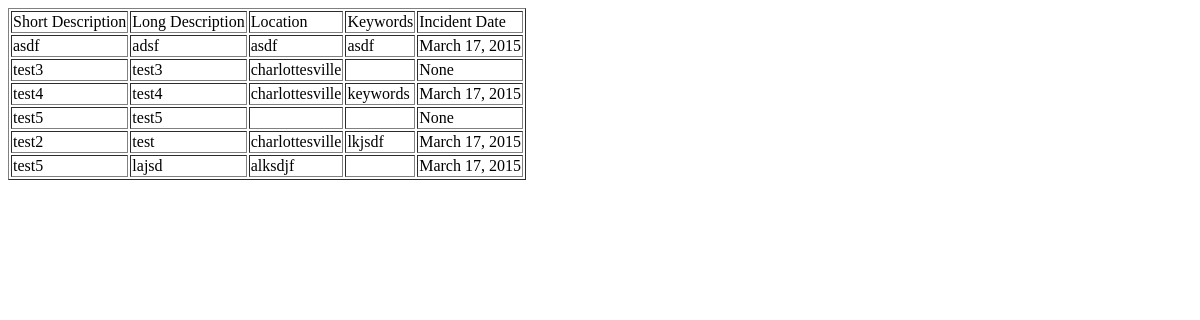
The app's page /SecureWitness/index, older data.
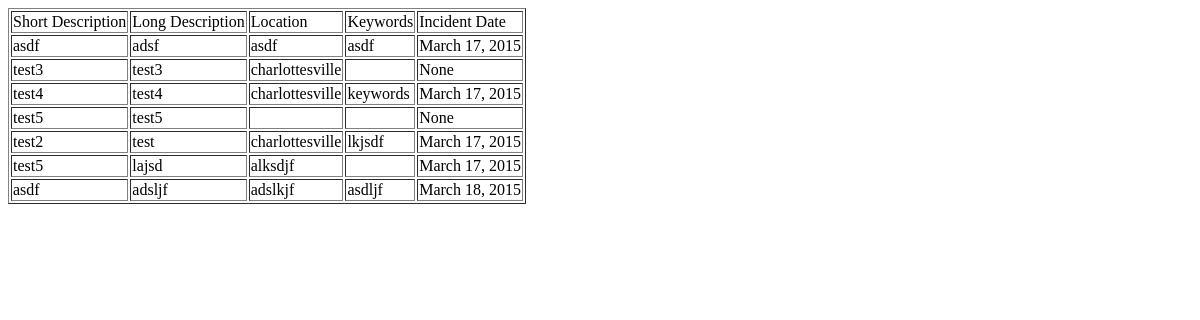
The same page, newer data.
### SecureWitness/models.py (models this page shows, shortened)
class report(models.Model):
    author = models.ForeignKey(user, default = 1)
    timestamp = models.DateTimeField(auto_now_add=True)
    shortdesc = models.CharField(max_length=50)
    longdesc = models.CharField(max_length=300)
    location = models.CharField(max_length=50, blank = True, null=True)
    incident_date = models.DateField(blank = True, null=True)
    keywords = models.CharField(max_length=50, blank = True, null=True)
    private = models.BooleanField(default=False)
    file = models.FileField(upload_to='C:/Users/The F/PycharmProjects/forms/uploaded files', null = True, blank = True)

### SecureWitness/views.py (the view)
def index(request):
    report_list = report.objects.order_by('timestamp')
    template = loader.get_template('SecureWitness/index.html')
    context = RequestContext(request, {
        'report_list': report_list,
    })
    return HttpResponse(template.render(context))

### SecureWitness/templates/SecureWitness/index.html
{% if report_list %}
    <table border="1">
        <tr><td>Short Description</td><td> Long Description</td> <td>Location</td> <td> Keywords</td> <td>Incident Date </td></tr>
    {% for report in report_list %}
        <tr>
        <td>{{ report.shortdesc }}</td>
            <td>{{report.longdesc}}</td>
            <td>{{report.location}}</td>
            <td>{{report.keywords}}</td>
            <td>{{report.incident_date}}</td>
        </tr>
    {% endfor %}
    </table>
{% else %}
    <p>No reports are available.</p>
{% endif %}

Row changes from the older to the newer data that the page shows:
added report: shortdesc "asdf", longdesc "adsljf", location "adslkjf", keywords "asdljf", incident_date "March 18, 2015"
